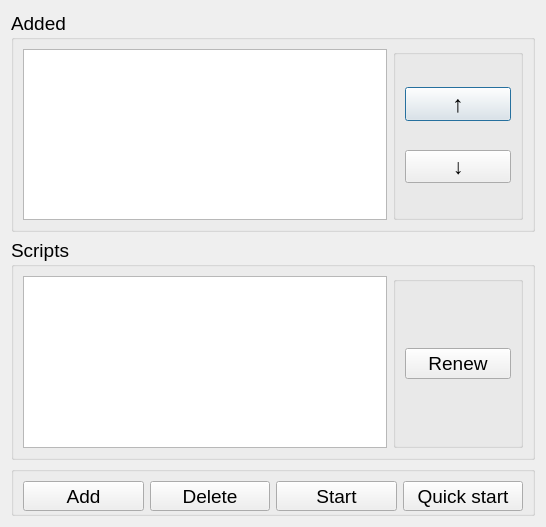
<?xml version="1.0" encoding="UTF-8"?>
<ui version="4.0">
 <class>Script</class>
 <widget class="QDialog" name="Script">
  <property name="geometry">
   <rect>
    <x>0</x>
    <y>0</y>
    <width>546</width>
    <height>527</height>
   </rect>
  </property>
  <property name="windowTitle">
   <string>Dialog</string>
  </property>
  <layout class="QVBoxLayout" name="verticalLayout">
   <item>
    <widget class="QGroupBox" name="groupBox_3">
     <property name="font">
      <font>
       <pointsize>14</pointsize>
      </font>
     </property>
     <property name="title">
      <string>Added</string>
     </property>
     <layout class="QHBoxLayout" name="horizontalLayout_2">
      <item>
       <widget class="QListWidget" name="listWidget"/>
      </item>
      <item>
       <widget class="QGroupBox" name="groupBox_4">
        <property name="minimumSize">
         <size>
          <width>130</width>
          <height>0</height>
         </size>
        </property>
        <property name="font">
         <font>
          <pointsize>17</pointsize>
         </font>
        </property>
        <property name="title">
         <string/>
        </property>
        <layout class="QVBoxLayout" name="verticalLayout_2">
         <item>
          <widget class="QPushButton" name="pushButton_5">
           <property name="font">
            <font>
             <weight>75</weight>
             <bold>true</bold>
            </font>
           </property>
           <property name="text">
            <string>↑</string>
           </property>
          </widget>
         </item>
         <item>
          <widget class="QPushButton" name="pushButton_6">
           <property name="font">
            <font>
             <pointsize>16</pointsize>
             <weight>75</weight>
             <bold>true</bold>
            </font>
           </property>
           <property name="text">
            <string>↓</string>
           </property>
          </widget>
         </item>
        </layout>
       </widget>
      </item>
     </layout>
    </widget>
   </item>
   <item>
    <widget class="QGroupBox" name="groupBox_2">
     <property name="font">
      <font>
       <pointsize>14</pointsize>
      </font>
     </property>
     <property name="title">
      <string>Scripts</string>
     </property>
     <layout class="QHBoxLayout" name="horizontalLayout_3">
      <item>
       <widget class="QListWidget" name="listWidget_2"/>
      </item>
      <item>
       <widget class="QGroupBox" name="groupBox_5">
        <property name="minimumSize">
         <size>
          <width>130</width>
          <height>0</height>
         </size>
        </property>
        <property name="title">
         <string/>
        </property>
        <layout class="QVBoxLayout" name="verticalLayout_3">
         <item>
          <widget class="QPushButton" name="pushButton_7">
           <property name="text">
            <string>Renew</string>
           </property>
          </widget>
         </item>
        </layout>
       </widget>
      </item>
     </layout>
    </widget>
   </item>
   <item>
    <widget class="QGroupBox" name="groupBox">
     <property name="minimumSize">
      <size>
       <width>0</width>
       <height>50</height>
      </size>
     </property>
     <property name="font">
      <font>
       <pointsize>14</pointsize>
      </font>
     </property>
     <property name="title">
      <string/>
     </property>
     <layout class="QHBoxLayout" name="horizontalLayout">
      <item>
       <widget class="QPushButton" name="pushButton">
        <property name="minimumSize">
         <size>
          <width>0</width>
          <height>30</height>
         </size>
        </property>
        <property name="font">
         <font>
          <pointsize>14</pointsize>
         </font>
        </property>
        <property name="text">
         <string>Add</string>
        </property>
       </widget>
      </item>
      <item>
       <widget class="QPushButton" name="pushButton_2">
        <property name="minimumSize">
         <size>
          <width>0</width>
          <height>30</height>
         </size>
        </property>
        <property name="text">
         <string>Delete</string>
        </property>
       </widget>
      </item>
      <item>
       <widget class="QPushButton" name="pushButton_3">
        <property name="minimumSize">
         <size>
          <width>0</width>
          <height>30</height>
         </size>
        </property>
        <property name="text">
         <string>Start</string>
        </property>
       </widget>
      </item>
      <item>
       <widget class="QPushButton" name="pushButton_4">
        <property name="minimumSize">
         <size>
          <width>0</width>
          <height>30</height>
         </size>
        </property>
        <property name="text">
         <string>Quick start</string>
        </property>
       </widget>
      </item>
     </layout>
    </widget>
   </item>
  </layout>
 </widget>
 <resources/>
 <connections/>
</ui>
